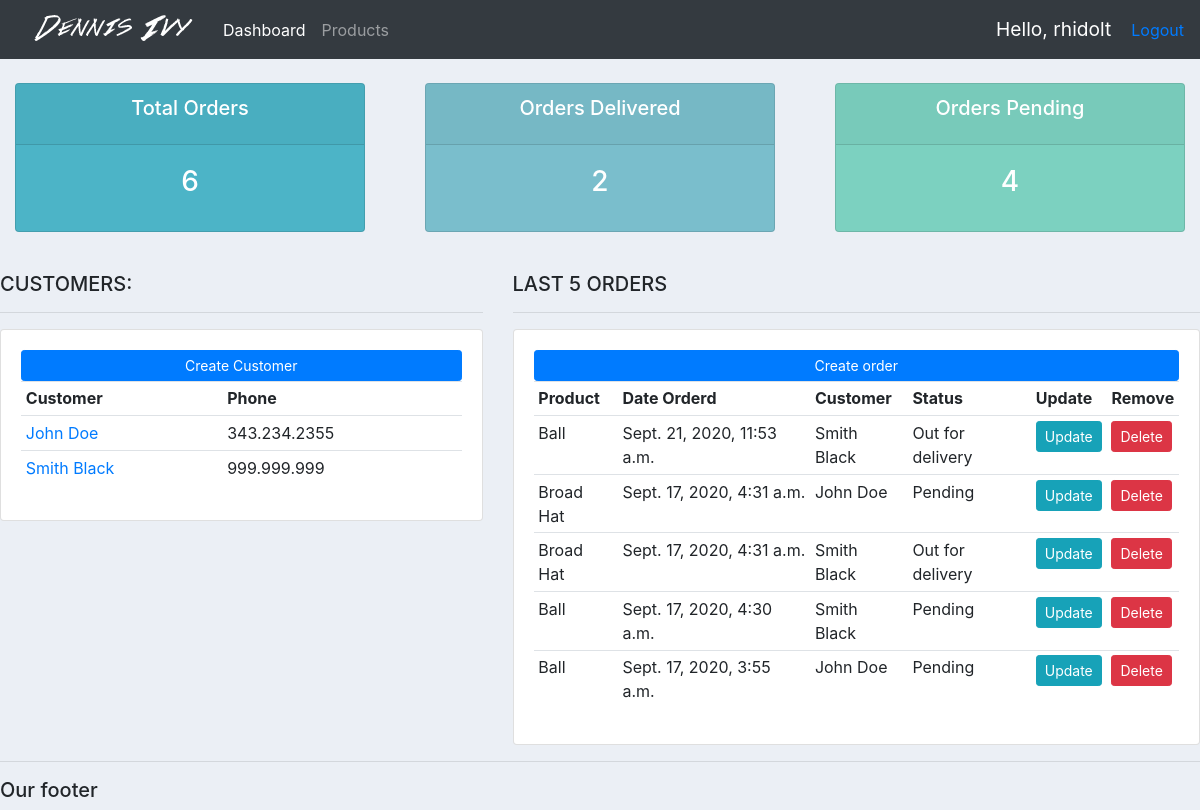
The app's page / (signed in) with its own data.
### accounts/models.py (models this page shows)
class customer(models.Model):
    name = models.CharField(max_length=200, null=True)
    phone = models.CharField(max_length=12)
    email = models.CharField(max_length=200)
    date_created = models.DateTimeField(auto_now_add=True)
    def __str__(self):
        return self.name

class order(models.Model):
    STATUS = (
        ('Pending', 'Pending'),
        ('Out for delivery', 'Out for delivery'),
        ('Delivered', 'Delivered'),
    )
    customer = models.ForeignKey(customer, null=True, on_delete=models.SET_NULL)
    product = models.ForeignKey(product, null=True, on_delete=models.SET_NULL)
    date_created = models.DateTimeField(auto_now_add=True, null=True)
    status = models.CharField(max_length=200, null=True, choices=STATUS)
    note = models.CharField(max_length=200, null=True)

class product(models.Model):
    CATEGORY = (
        ('Indoor', 'Indoor'),
        ('Out Door', 'Out Door'),
    )
    name = models.CharField(max_length=200, null=True)
    price = models.FloatField(null=True)
    category = models.CharField(max_length=200, null=True, choices=CATEGORY)
    description = models.CharField(max_length=200, null=True, blank=True)
    date_created = models.DateTimeField(auto_now_add=True)
    tags = models.ManyToManyField(Tag)
    def __str__(self):
        return self.name

### accounts/views.py (the view)
# urls.py: path('', views.home, name="Home"),
@login_required(login_url='LoginPage')
def home(request):
    orders = order.objects.all()
    customers = customer.objects.all()
    num_customers = customers.count()
    num_orders = orders.count()
    orders_pend = orders.filter(status='Pending').count()
    last_orders = orders.order_by('-date_created')[:5]
    context = {'orders': orders, "customers": customers,
               'num_customers': num_customers, 'num_orders': num_orders,
               'orders_pend': orders_pend, 'last_orders': last_orders,
               'orders_del': num_orders - orders_pend,}
    return render(request, 'accounts/dashboard.html', context=context)

### accounts/templates/accounts/dashboard.html (shortened to what this page needs)
{% extends 'accounts/main.html' %}
{% block content %}
{%  include 'accounts/status.html' %}
<br>
<div class="row">
	<div class="col-md-5">
		<h5>CUSTOMERS:</h5>
		<hr>
		<div class="card card-body">
			<a class="btn btn-primary  btn-sm btn-block" href="">Create Customer</a>
			<table class="table table-sm">
				<tr>
					<th>Customer</th>
					<th>Phone</th>
				</tr>
				{% for cust in customers %}
					<tr>
						<td><a href="{% url 'Customer' cust.id %}"> {{cust.name}} </a></td>
						<td> {{cust.phone}} </td>
					</tr>
				{% endfor %}
			</table>
		</div>
	</div>
	<div class="col-md-7">
		<h5>LAST 5 ORDERS</h5>
		<hr>
		<div class="card card-body">
				<a class='btn btn-primary btn-sm btn-block' href={% url 'CreateOrder' %}>Create order</a>
			<table class="table table-sm">
				<tr>
					<th>Product</th>
					<th>Date Orderd</th>
					<th>Customer</th>
					<th>Status</th>
					<th>Update</th>
					<th>Remove</th>
				</tr>
				{% for order in last_orders %}
					<tr>
						<td>{{order.product}}</td>
						<td>{{order.date_created}}</td>
						<td>{{order.customer}}</td>
						<td>{{order.status}}</td>
						<td><a class="btn btn-sm btn-info" href='{% url 'UpdateOrder' order.id %}'>Update</a></td>
						<td><a class="btn btn-sm btn-danger" href='{% url 'DeleteOrder' order.id %}'>Delete</a></td>
					</tr>
				{% endfor %}
			</table>
		</div>
	</div>
</div>
{% endblock content %}

### accounts/templates/accounts/main.html (shortened to what this page needs)
{% load static %}
<!DOCTYPE html>
<html lang="en">
<head>
    <link rel="stylesheet" href="https://stackpath.bootstrapcdn.com/bootstrap/4.3.1/css/bootstrap.min.css">
	<link rel='stylesheet' href="{% static 'css/main.css' %}?{% now "U" %}">
</head>
<body>
    {% include 'accounts/navbar.html' %}
    {% block content %}
    {% endblock content %}
    <hr>
    <h5>Our footer</h5>
</body>
</html>

### accounts/templates/accounts/navbar.html (shortened to what this page needs)
{% load static %}
<nav class="navbar navbar-expand-lg navbar-dark bg-dark">
<img src='{% static 'images/logo.png' %}'>
  <div class="collapse navbar-collapse" id="navbarNav">
    <ul class="navbar-nav">
      {% if request.user.is_staff %}
      <li class="nav-item active">
        <a class="nav-link" href="{% url 'Home' %}">Dashboard <span class="sr-only">(current)</span></a>
      </li>
      <li class="nav-item">
        <a class="nav-link" href="{% url 'Products' %}">Products</a>
      </li>
      {% endif %}
    </ul>
  </div>
  <span id='hello-msg'>Hello, {{request.user}} </span>
  <span><a href='{% url 'LogoutUser' %}'>Logout</a></span>
</nav>

### accounts/templates/accounts/status.html
<br>
<div class="row">
	<div class="col">
		<div class="col-md">
			<div class="card text-center text-white  mb-3" id="total-orders">
			  	<div class="card-header">
			  		<h5 class="card-title">Total Orders</h5>
			  	</div>
			  	<div class="card-body">
			    	<h3 class="card-title">{{num_orders}}</h3>
			  	</div>
			</div>
		</div>
	</div>
	<div class="col">
		<div class="col-md">
			<div class="card text-center text-white  mb-3" id="orders-delivered">
			  	<div class="card-header">
			  		<h5 class="card-title">Orders Delivered</h5>
			  	</div>
			  	<div class="card-body">
			    	<h3 class="card-title">{{orders_del}}</h3>
			  	</div>
			</div>
		</div>
	</div>
	<div class="col">
		<div class="col-md">
			<div class="card text-center text-white  mb-3" id="orders-pending">
			  	<div class="card-header">
			  		<h5 class="card-title">Orders Pending</h5>
			  	</div>
			  	<div class="card-body">
			    	<h3 class="card-title"> {{orders_pend}} </h3>
			  	</div>
			</div>
		</div>
	</div>
</div>

### static/css/main.css (style rules this page uses)
body { background-color: #ebeff5; }
#total-orders { background-color: #4cb4c7; }
#orders-delivered { background-color: #7abecc; }
#orders-pending { background-color: #7CD1C0; }

### accounts/templates/accounts/navbar.html (style rules this page uses)
#hello-msg { font-size: 1.2em; color: #fff; margin-right: 20px; }

### records on screen
customer: name "John Doe", phone "343.234.2355"
customer: name "Smith Black", phone "999.999.999"
order: product "Ball", date_created "Sept. 21, 2020, 11:53 a.m.", customer "Smith Black", status "Out for delivery"
order: product "Broad Hat", date_created "Sept. 17, 2020, 4:31 a.m.", customer "John Doe", status "Pending"
order: product "Broad Hat", date_created "Sept. 17, 2020, 4:31 a.m.", customer "Smith Black", status "Out for delivery"
order: product "Ball", date_created "Sept. 17, 2020, 4:30 a.m.", customer "Smith Black", status "Pending"
order: product "Ball", date_created "Sept. 17, 2020, 3:55 a.m.", customer "John Doe", status "Pending"

### other values on screen
{{ request.user }} "rhidolt"
{{ num_orders }} "6"
{{ orders_del }} "2"
{{ orders_pend }} "4"
